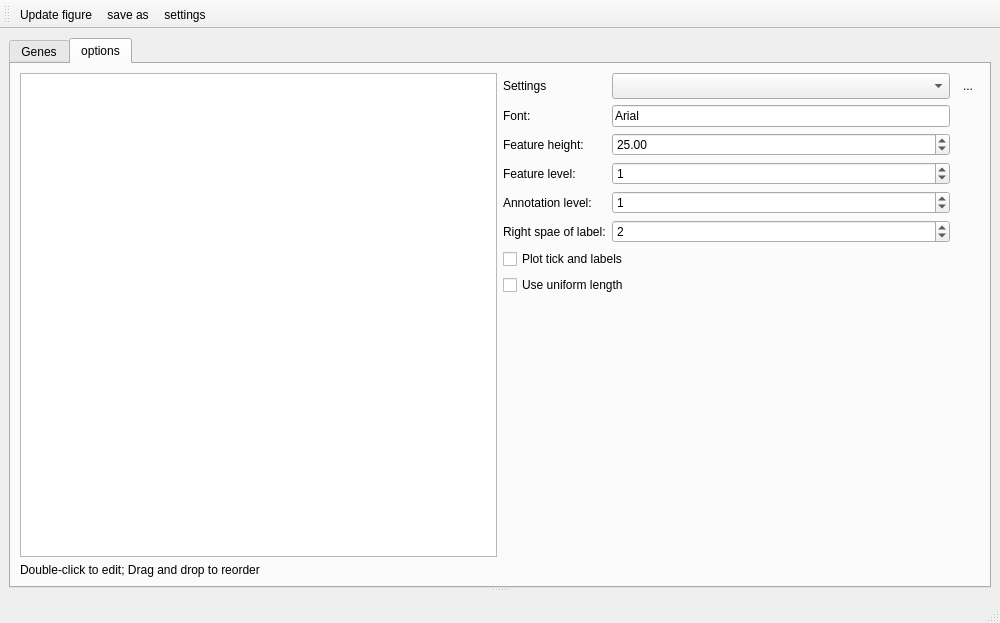
<?xml version="1.0" encoding="UTF-8"?>
<ui version="4.0">
 <class>DNAview</class>
 <widget class="QMainWindow" name="DNAview">
  <property name="geometry">
   <rect>
    <x>0</x>
    <y>0</y>
    <width>1000</width>
    <height>623</height>
   </rect>
  </property>
  <property name="minimumSize">
   <size>
    <width>1000</width>
    <height>10</height>
   </size>
  </property>
  <property name="windowTitle">
   <string>DNA viewer</string>
  </property>
  <widget class="QWidget" name="centralwidget">
   <layout class="QVBoxLayout" name="verticalLayout_2">
    <item>
     <widget class="QSplitter" name="splitter">
      <property name="orientation">
       <enum>Qt::Vertical</enum>
      </property>
      <widget class="QTabWidget" name="tabWidget">
       <property name="sizePolicy">
        <sizepolicy hsizetype="Expanding" vsizetype="Expanding">
         <horstretch>0</horstretch>
         <verstretch>15</verstretch>
        </sizepolicy>
       </property>
       <property name="currentIndex">
        <number>1</number>
       </property>
       <widget class="QWidget" name="tab">
        <attribute name="title">
         <string>Genes</string>
        </attribute>
        <layout class="QHBoxLayout" name="horizontalLayout_3">
         <item>
          <widget class="QTableWidget" name="tableWidget">
           <property name="sizePolicy">
            <sizepolicy hsizetype="Expanding" vsizetype="Expanding">
             <horstretch>0</horstretch>
             <verstretch>0</verstretch>
            </sizepolicy>
           </property>
           <property name="editTriggers">
            <set>QAbstractItemView::AnyKeyPressed|QAbstractItemView::DoubleClicked|QAbstractItemView::EditKeyPressed</set>
           </property>
           <property name="dragEnabled">
            <bool>true</bool>
           </property>
           <property name="dragDropMode">
            <enum>QAbstractItemView::InternalMove</enum>
           </property>
           <property name="defaultDropAction">
            <enum>Qt::MoveAction</enum>
           </property>
           <attribute name="horizontalHeaderStretchLastSection">
            <bool>true</bool>
           </attribute>
           <column>
            <property name="text">
             <string>Genes/features</string>
            </property>
            <property name="textAlignment">
             <set>AlignLeading|AlignVCenter</set>
            </property>
           </column>
           <column>
            <property name="text">
             <string>Fill color</string>
            </property>
           </column>
           <column>
            <property name="text">
             <string>Border color</string>
            </property>
           </column>
           <column>
            <property name="text">
             <string>Text color</string>
            </property>
           </column>
           <column>
            <property name="text">
             <string>Uniform length</string>
            </property>
           </column>
          </widget>
         </item>
         <item>
          <layout class="QVBoxLayout" name="verticalLayout_3">
           <item>
            <widget class="QPushButton" name="pushButton_7">
             <property name="text">
              <string>Add row</string>
             </property>
             <property name="icon">
              <iconset resource="../myRes.qrc">
               <normaloff>:/picture/resourses/table_row_add_after.png</normaloff>:/picture/resourses/table_row_add_after.png</iconset>
             </property>
            </widget>
           </item>
           <item>
            <widget class="QPushButton" name="pushButton_11">
             <property name="text">
              <string>Delete row</string>
             </property>
             <property name="icon">
              <iconset resource="../myRes.qrc">
               <normaloff>:/picture/resourses/delete.png</normaloff>:/picture/resourses/delete.png</iconset>
             </property>
            </widget>
           </item>
           <item>
            <widget class="QPushButton" name="pushButton_12">
             <property name="text">
              <string>Move up</string>
             </property>
             <property name="icon">
              <iconset resource="../myRes.qrc">
               <normaloff>:/picture/resourses/up.png</normaloff>:/picture/resourses/up.png</iconset>
             </property>
            </widget>
           </item>
           <item>
            <widget class="QPushButton" name="pushButton_13">
             <property name="text">
              <string>Move down</string>
             </property>
             <property name="icon">
              <iconset resource="../myRes.qrc">
               <normaloff>:/picture/resourses/Custom-Icon-Design-Flatastic-1-Down.png</normaloff>:/picture/resourses/Custom-Icon-Design-Flatastic-1-Down.png</iconset>
             </property>
            </widget>
           </item>
           <item>
            <spacer name="verticalSpacer">
             <property name="orientation">
              <enum>Qt::Vertical</enum>
             </property>
             <property name="sizeHint" stdset="0">
              <size>
               <width>20</width>
               <height>267</height>
              </size>
             </property>
            </spacer>
           </item>
          </layout>
         </item>
        </layout>
       </widget>
       <widget class="QWidget" name="tab_2">
        <attribute name="title">
         <string>options</string>
        </attribute>
        <layout class="QHBoxLayout" name="horizontalLayout">
         <item>
          <layout class="QVBoxLayout" name="verticalLayout_5">
           <item>
            <widget class="QListWidget" name="listWidget">
             <property name="dragDropMode">
              <enum>QAbstractItemView::InternalMove</enum>
             </property>
             <property name="viewMode">
              <enum>QListView::ListMode</enum>
             </property>
            </widget>
           </item>
           <item>
            <widget class="QLabel" name="label_6">
             <property name="text">
              <string>&lt;html&gt;&lt;head/&gt;&lt;body&gt;&lt;p&gt;Double-click to edit; Drag and drop to reorder&lt;/p&gt;&lt;/body&gt;&lt;/html&gt;</string>
             </property>
            </widget>
           </item>
          </layout>
         </item>
         <item>
          <layout class="QVBoxLayout" name="verticalLayout_4">
           <item>
            <layout class="QGridLayout" name="gridLayout">
             <item row="0" column="0">
              <widget class="QLabel" name="label">
               <property name="text">
                <string>Settings</string>
               </property>
              </widget>
             </item>
             <item row="0" column="1">
              <widget class="QComboBox" name="comboBox_6">
               <property name="sizePolicy">
                <sizepolicy hsizetype="Expanding" vsizetype="Fixed">
                 <horstretch>0</horstretch>
                 <verstretch>0</verstretch>
                </sizepolicy>
               </property>
               <property name="minimumSize">
                <size>
                 <width>114</width>
                 <height>26</height>
                </size>
               </property>
               <property name="maximumSize">
                <size>
                 <width>16777215</width>
                 <height>26</height>
                </size>
               </property>
               <property name="toolTip">
                <string>select or edit the type of sequence and features you wish to extract</string>
               </property>
               <property name="styleSheet">
                <string notr="true"/>
               </property>
              </widget>
             </item>
             <item row="0" column="2">
              <widget class="QToolButton" name="toolButton_3">
               <property name="toolTip">
                <string>edit extract settings</string>
               </property>
               <property name="text">
                <string>...</string>
               </property>
               <property name="icon">
                <iconset resource="../myRes.qrc">
                 <normaloff>:/picture/resourses/cog.png</normaloff>:/picture/resourses/cog.png</iconset>
               </property>
               <property name="iconSize">
                <size>
                 <width>20</width>
                 <height>20</height>
                </size>
               </property>
               <property name="autoRaise">
                <bool>true</bool>
               </property>
              </widget>
             </item>
             <item row="1" column="0">
              <widget class="QLabel" name="label_13">
               <property name="text">
                <string>Font:</string>
               </property>
              </widget>
             </item>
             <item row="1" column="1">
              <widget class="ComLineEdit" name="lineEdit">
               <property name="sizePolicy">
                <sizepolicy hsizetype="Expanding" vsizetype="Fixed">
                 <horstretch>0</horstretch>
                 <verstretch>0</verstretch>
                </sizepolicy>
               </property>
               <property name="text">
                <string>Arial</string>
               </property>
               <property name="readOnly">
                <bool>true</bool>
               </property>
              </widget>
             </item>
             <item row="2" column="0">
              <widget class="QLabel" name="label_2">
               <property name="text">
                <string>Feature height:</string>
               </property>
              </widget>
             </item>
             <item row="2" column="1">
              <widget class="QDoubleSpinBox" name="doubleSpinBox">
               <property name="maximum">
                <double>99999999999.000000000000000</double>
               </property>
               <property name="value">
                <double>25.000000000000000</double>
               </property>
              </widget>
             </item>
             <item row="3" column="0">
              <widget class="QLabel" name="label_3">
               <property name="text">
                <string>Feature level:</string>
               </property>
              </widget>
             </item>
             <item row="3" column="1">
              <widget class="QSpinBox" name="spinBox">
               <property name="maximum">
                <number>99999999</number>
               </property>
               <property name="value">
                <number>1</number>
               </property>
              </widget>
             </item>
             <item row="4" column="0">
              <widget class="QLabel" name="label_4">
               <property name="text">
                <string>Annotation level:</string>
               </property>
              </widget>
             </item>
             <item row="4" column="1">
              <widget class="QSpinBox" name="spinBox_2">
               <property name="maximum">
                <number>99999999</number>
               </property>
               <property name="value">
                <number>1</number>
               </property>
              </widget>
             </item>
             <item row="5" column="0">
              <widget class="QLabel" name="label_5">
               <property name="text">
                <string>Right spae of label:</string>
               </property>
              </widget>
             </item>
             <item row="5" column="1">
              <widget class="QSpinBox" name="spinBox_3">
               <property name="maximum">
                <number>99999999</number>
               </property>
               <property name="value">
                <number>2</number>
               </property>
              </widget>
             </item>
            </layout>
           </item>
           <item>
            <widget class="QCheckBox" name="checkBox">
             <property name="text">
              <string>Plot tick and labels</string>
             </property>
            </widget>
           </item>
           <item>
            <widget class="QCheckBox" name="checkBox_2">
             <property name="text">
              <string>Use uniform length</string>
             </property>
            </widget>
           </item>
           <item>
            <spacer name="verticalSpacer_2">
             <property name="orientation">
              <enum>Qt::Vertical</enum>
             </property>
             <property name="sizeHint" stdset="0">
              <size>
               <width>20</width>
               <height>17</height>
              </size>
             </property>
            </spacer>
           </item>
          </layout>
         </item>
        </layout>
       </widget>
      </widget>
      <widget class="QWidget" name="verticalLayoutWidget">
       <layout class="QVBoxLayout" name="verticalLayout">
        <item>
         <widget class="QWidget" name="widget" native="true">
          <property name="sizePolicy">
           <sizepolicy hsizetype="Preferred" vsizetype="Expanding">
            <horstretch>0</horstretch>
            <verstretch>0</verstretch>
           </sizepolicy>
          </property>
         </widget>
        </item>
       </layout>
      </widget>
     </widget>
    </item>
   </layout>
  </widget>
  <widget class="QStatusBar" name="statusbar"/>
  <widget class="QToolBar" name="toolBar">
   <property name="windowTitle">
    <string>toolBar</string>
   </property>
   <property name="iconSize">
    <size>
     <width>30</width>
     <height>30</height>
    </size>
   </property>
   <property name="toolButtonStyle">
    <enum>Qt::ToolButtonTextBesideIcon</enum>
   </property>
   <attribute name="toolBarArea">
    <enum>TopToolBarArea</enum>
   </attribute>
   <attribute name="toolBarBreak">
    <bool>false</bool>
   </attribute>
   <addaction name="actionUpdate_figure"/>
   <addaction name="actionsave_as"/>
   <addaction name="actionsettings"/>
  </widget>
  <action name="actionUpdate_figure">
   <property name="icon">
    <iconset resource="../myRes.qrc">
     <normaloff>:/picture/resourses/refresh-icon.png</normaloff>:/picture/resourses/refresh-icon.png</iconset>
   </property>
   <property name="text">
    <string>Update figure</string>
   </property>
   <property name="toolTip">
    <string>Update figure</string>
   </property>
  </action>
  <action name="actionFit_The_Window">
   <property name="icon">
    <iconset resource="../myRes.qrc">
     <normaloff>:/seq_Viewer/resourses/seq_viewer/28105126-d6a6ce90-66fb-11e7-8546-72517772000b.png</normaloff>:/seq_Viewer/resourses/seq_viewer/28105126-d6a6ce90-66fb-11e7-8546-72517772000b.png</iconset>
   </property>
   <property name="text">
    <string>Fit The Window</string>
   </property>
  </action>
  <action name="actionPDF">
   <property name="text">
    <string>PDF</string>
   </property>
  </action>
  <action name="actionJPG">
   <property name="text">
    <string>JPG</string>
   </property>
  </action>
  <action name="actionsave_as">
   <property name="icon">
    <iconset resource="../myRes.qrc">
     <normaloff>:/picture/resourses/Save-icon.png</normaloff>:/picture/resourses/Save-icon.png</iconset>
   </property>
   <property name="text">
    <string>save as</string>
   </property>
  </action>
  <action name="actionsettings">
   <property name="checkable">
    <bool>true</bool>
   </property>
   <property name="icon">
    <iconset resource="../myRes.qrc">
     <normaloff>:/picture/resourses/settings-icon-flat_343252.png</normaloff>:/picture/resourses/settings-icon-flat_343252.png</iconset>
   </property>
   <property name="text">
    <string>settings</string>
   </property>
   <property name="toolTip">
    <string>Show/Hide settings</string>
   </property>
  </action>
 </widget>
 <customwidgets>
  <customwidget>
   <class>ComLineEdit</class>
   <extends>QLineEdit</extends>
   <header>src.CustomWidget.h</header>
  </customwidget>
 </customwidgets>
 <resources>
  <include location="../myRes.qrc"/>
 </resources>
 <connections/>
</ui>
